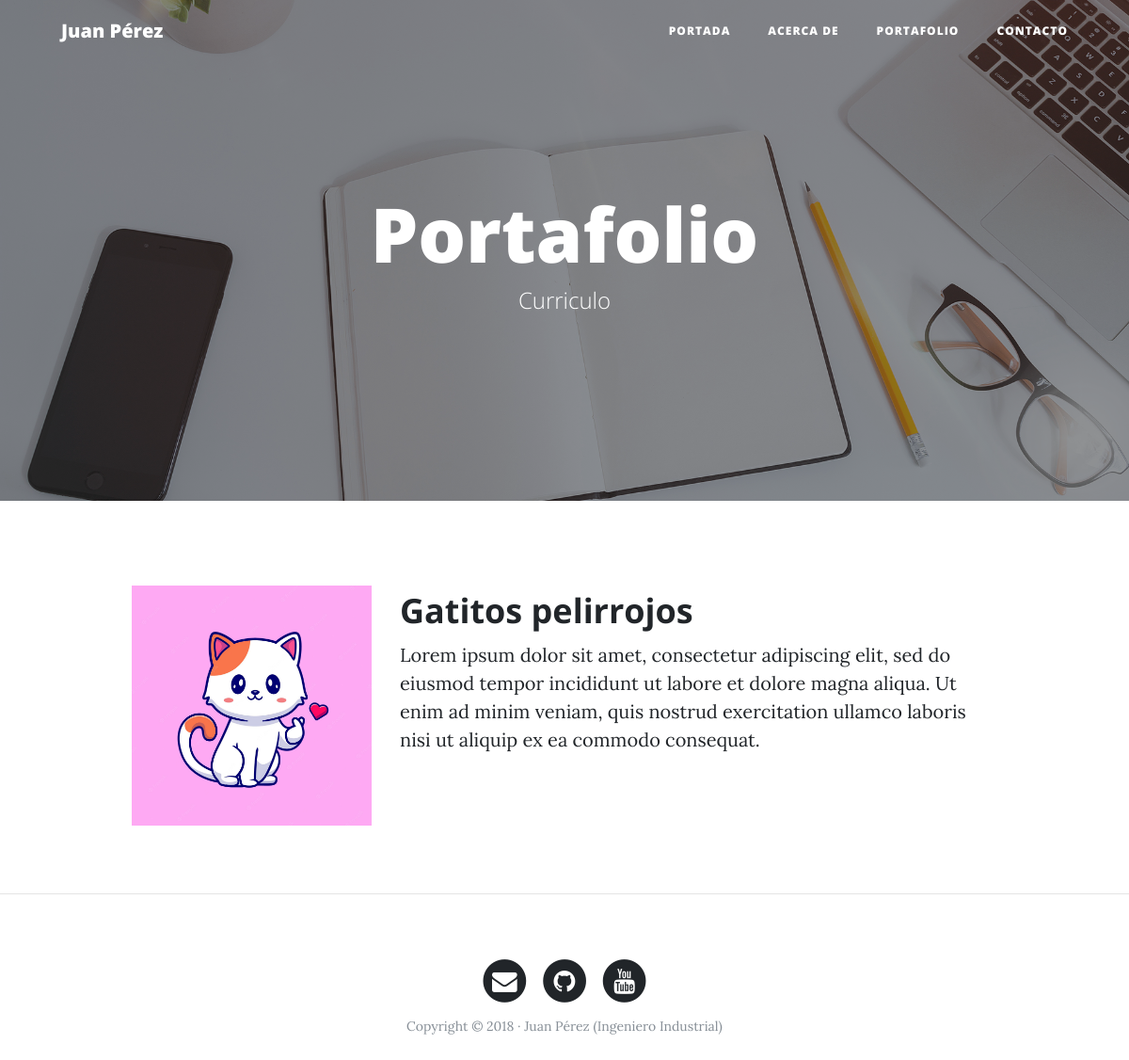
/portfolio/, run on an earlier commit of the app's database.
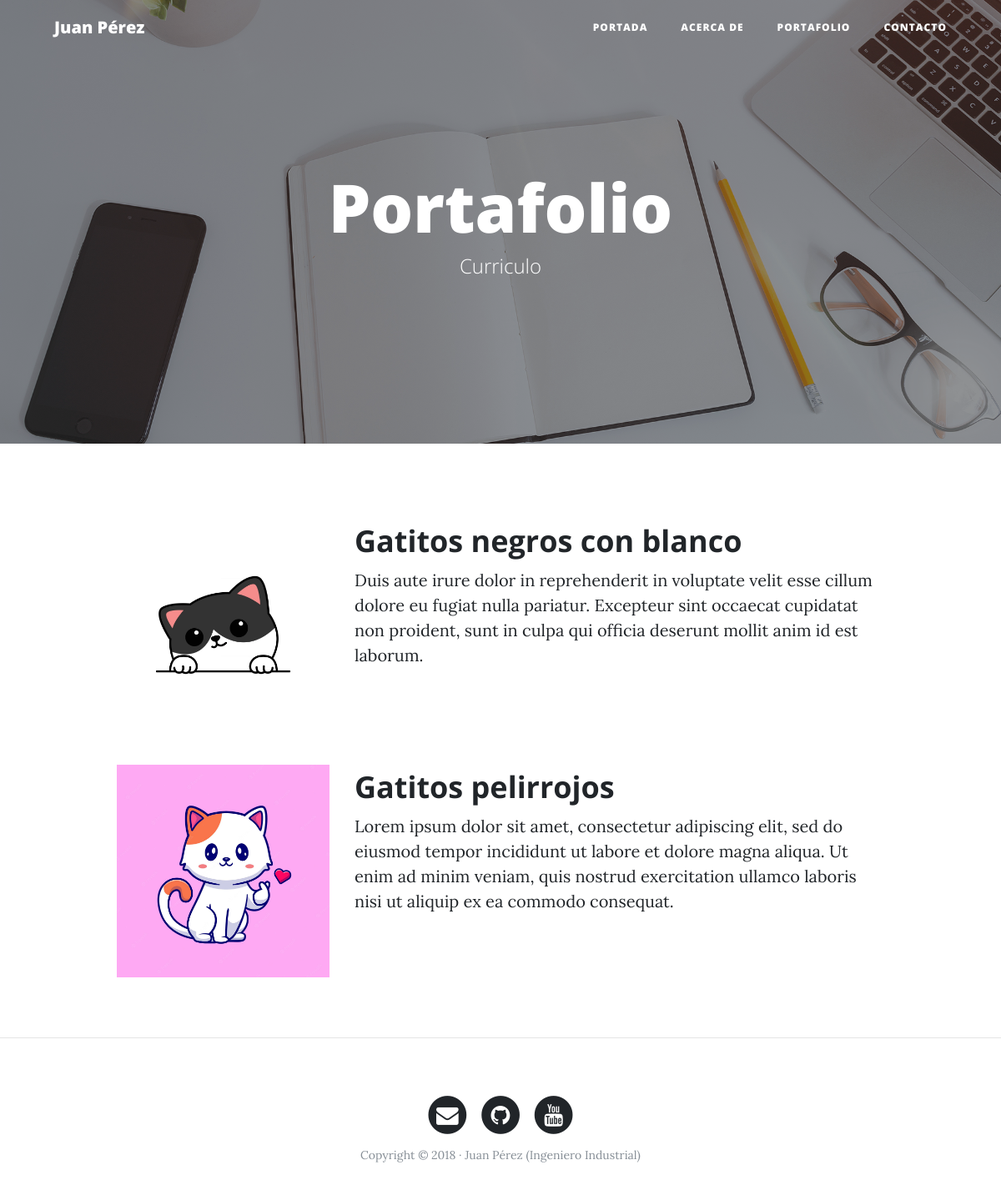
And on a later commit of the database.
### portfolio/models.py (models this page shows, shortened)
class Project(models.Model):
    title = models.CharField(max_length=200, verbose_name="Título")  # Campo de caracteres
    decription = models.TextField(verbose_name="Descripción")  # Campo de texto
    image = models.ImageField(verbose_name="Imagen", upload_to='projects')  # Campo de imagenes
    link = models.URLField(null=False,blank=True, verbose_name="Dirección Web")
    created = models.DateTimeField(auto_now_add=True,verbose_name="Fecha de creación")  # Se ejecuna la primera vez que se crea
    updated = models.DateTimeField(auto_now=True,verbose_name="Fecha de actualización")  # Se ejecuata cada que se actualiza una instancia
    class Meta:
        verbose_name = "proyecto"  # Nombre de la tabla
        verbose_name_plural = "proyectos"  # Nombre de la tabla en plural
        ordering = ["-created"]  # Columna por la cual se ordenara la información, el - indica que es al reves

### portfolio/views.py (the view)
# urls.py: path('portfolio/',portfolio_views.portfolio, name="portfolio"),
def portfolio(request):
    kw = {'projects': Project.objects.all()}  # Devuelve toda la lista de proyectos
    return render(request, "portfolio/portfolio.html",kw)

### portfolio/templates/portfolio/portfolio.html (shortened to what this page needs)
{% extends 'core/base.html' %}
{% block background %}{% load static %}{% static 'core/img/portfolio-bg.jpg' %}{% endblock %}
{% block headercontent %}
    <h1>Portafolio</h1>
    <span class="subheading">Curriculo</span>
{% endblock %}
{% block content %}
    {% for project in projects %}
	      <div class="row project">
	      	<div class="col-lg-3 col-md-4 offset-lg-1">
			      <img class="img-fluid" src="{{ project.image.url }}" alt="">
	      	</div>
	        <div class="col-lg-7 col-md-8">
	      		<h2 class="section-heading title">{{ project.title }}</h2>
	          <p>{{ project.decription }}</p>
	      	</div>
	      </div>
    {% endfor %}
{% endblock %}

### core/templates/core/base.html (shortened to what this page needs)
<!DOCTYPE html>
<html lang="es">
  <head>
    {% load static %}
    <link href="{% static 'core/vendor/bootstrap/css/bootstrap.min.css' %}" rel="stylesheet">
    <link href="{% static 'core/vendor/font-awesome/css/font-awesome.min.css' %}" rel="stylesheet" type="text/css">
    <link href="{% static 'core/css/clean-blog.min.css' %}" rel="stylesheet">
  </head>
  <body>
    <nav class="navbar navbar-expand-lg navbar-light fixed-top" id="mainNav">
      <div class="container">
        <a class="navbar-brand" href="{% url 'home' %}">Juan Pérez</a>
        <div class="collapse navbar-collapse" id="navbarResponsive">
          <ul class="navbar-nav ml-auto">
            <li class="nav-item">
              <a class="nav-link" href="{% url 'home' %}">Portada</a>
            </li>
            <li class="nav-item">
              <a class="nav-link" href="{% url 'about' %}">Acerca de</a>
            </li>
            <li class="nav-item">
              <a class="nav-link" href="{% url 'portfolio' %}">Portafolio</a>
            </li>
            <li class="nav-item">
              <a class="nav-link" href="{% url 'contact' %}">Contacto</a>
            </li>
          </ul>
        </div>
      </div>
    </nav>
    <header class="masthead" style="background-image: url('{% block background %}{% endblock %}')">
      <div class="overlay"></div>
      <div class="container">
        <div class="row">
          <div class="col-lg-8 col-md-10 mx-auto">
            <div class="site-heading">
                {% block headercontent %}{% endblock %}
            </div>
          </div>
        </div>
      </div>
    </header>
    <div class="container">
        {% block content %}{% endblock %}
    </div>
    {% if request.path != '/' %}<hr>{% endif %}
    <footer>
      <div class="container">
        <div class="row">
          <div class="col-lg-8 col-md-10 mx-auto">
            <ul class="list-inline text-center">
              <li class="list-inline-item">
                <a href="#">
                  <span class="fa-stack fa-lg">
                    <i class="fa fa-circle fa-stack-2x"></i>
                    <i class="fa fa-envelope fa-stack-1x fa-inverse"></i>
                  </span>
                </a>
              </li>
              <li class="list-inline-item">
                <a href="#">
                  <span class="fa-stack fa-lg">
                    <i class="fa fa-circle fa-stack-2x"></i>
                    <i class="fa fa-github fa-stack-1x fa-inverse"></i>
                  </span>
                </a>
              </li>
              <li class="list-inline-item">
                <a href="#">
                  <span class="fa-stack fa-lg">
                    <i class="fa fa-circle fa-stack-2x"></i>
                    <i class="fa fa-youtube fa-stack-1x fa-inverse"></i>
                  </span>
                </a>
              </li>
            </ul>
            <p class="copyright text-muted">Copyright &copy; 2018 · Juan Pérez (Ingeniero Industrial) </p>
          </div>
        </div>
      </div>
    </footer>
  </body>
</html>

What changed in the data, as far as the page shows it:
added Project: image (picture), title "Gatitos negros con blanco", decription "Duis aute irure dolor in reprehenderit in voluptate velit esse cillum dolore eu fugiat nulla pariatur. Excepteur sint occaecat cupidatat non proident, sunt in culpa qui officia deserunt mollit anim id est laborum."
